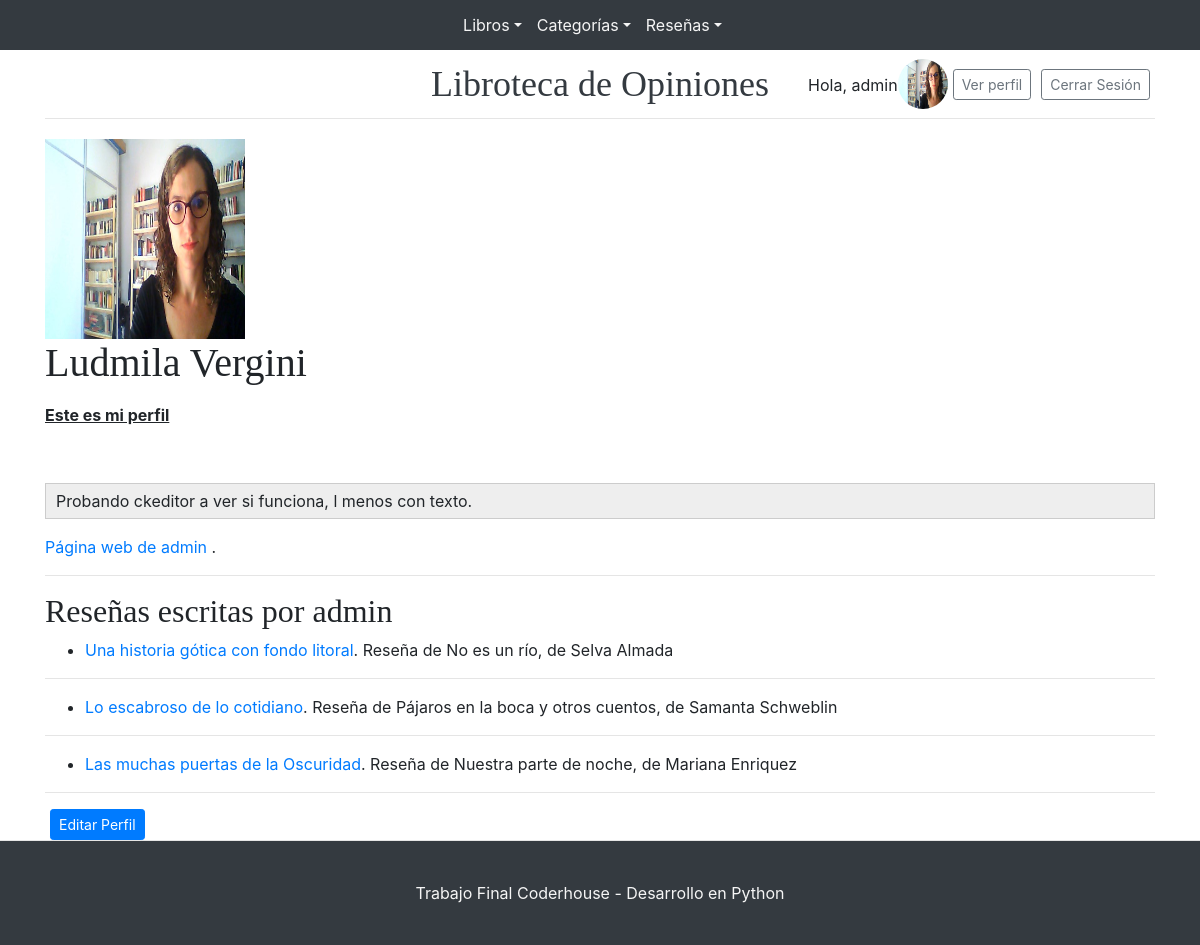
/accounts/profile/1 (signed in), run on the app's committed database.
### accounts/models.py (models this page shows, shortened)
class Perfil(models.Model):
    user = models.OneToOneField(User, on_delete=models.CASCADE)
    imagen = models.ImageField(default="default.jpg", upload_to="imagenesPerfil")
    descripcion = RichTextField(max_length=500, blank=True)
    pagina_web=models.URLField()

### Blog/models.py (models this page shows, shortened)
class Post(models.Model):
    titulo = models.CharField(max_length=250)
    subtitulo=models.CharField(max_length=250)
    autor=models.ForeignKey(User, on_delete=models.CASCADE)
    categoria=models.ForeignKey(Categoria, on_delete=models.SET_NULL, null=True, blank=True)
    libro=models.ForeignKey(Libro, on_delete=models.CASCADE, null=True)
    imagen=models.ImageField(null=True, blank=True, upload_to="imagenesBlog")
    cuerpo=RichTextField()
    fecha_publicacion=models.DateTimeField(auto_now_add=True)
    likes=models.ManyToManyField(User, related_name='likes')
    class Meta:
        ordering = ["-fecha_publicacion"]

### Libros/models.py (models this page shows, shortened)
class Libro(models.Model):
    titulo= models.CharField(max_length=100)
    isbn= models.CharField(max_length=30)
    fecha_publicacion = models.DateField()
    editorial = models.ForeignKey(Editorial,on_delete=models.CASCADE)
    autor = models.ForeignKey(Autor,on_delete=models.CASCADE)
    imagen=models.ImageField(upload_to="imagenesLibros", null=True, blank=True)
    class Meta:
        ordering = ["titulo"]

class Autor(models.Model):
    nombre= models.CharField(max_length=30)
    apellido= models.CharField(max_length=30)
    class Meta:
        ordering = ["apellido"]

### accounts/views.py (the view)
# urls.py: path('profile/<int:pk>',views.profile,name="profile"),
def profile(request, pk):
    usuario=User.objects.filter(pk=pk)
    if len(usuario)!=0:
        usuario=usuario[0]
        posts=Post.objects.filter(autor=usuario)
        return render(request, "accounts/profile.html", {"usuario":usuario, "posts":posts})
    else:
        return render(request, "Blog/inicio.html", {"mensaje":"No hay usuarios con esos datos"})

### accounts/templates/accounts/profile.html (shortened to what this page needs)
{% extends "Blog/padre_simple.html" %}
{% load static %}
{% block cuerpodelapagina %}
<img src="{{ usuario.perfil.imagen.url }}" width="200" height="200" >
<h1>{{usuario.first_name}} {{usuario.last_name}}</h1>
<p>{{usuario.perfil.descripcion|safe}}</p>
<a href="{{user.perfil.pagina_web}}" target="_blank">Página web de {{usuario.username}} </a>.
{% if posts %}
<hr>
<h2> Reseñas escritas por {{usuario.username}}</h2>
{% for post in posts %}
<ul>
    <li><a href="{% url 'PostVista' post.id %}"> {{ post.titulo }}</a>. Reseña de  {{ post.libro.titulo }}, de {{ post.libro.autor.nombre }} {{ post.libro.autor.apellido }} </li>
</ul>
<hr>
{% endfor %}
{% else %}
<p>{{usuario.username}} todavía no escribió ninguna reseña. </p>
{% endif %}
{% if request.user == usuario %}
<div class="links">
<a href="{% url 'editarPerfil' %}" class="btn btn-sm btn-primary">Editar Perfil</a>
</div>
{% endif %}
{% endblock %}

### Blog/templates/Blog/padre_simple.html (shortened to what this page needs)
<!doctype html>
<html lang="en">
  <head>
    {% load static %}
    <link href="{%static 'Blog/css/styles.css' %}" rel="stylesheet">
    <link href="{%static 'Blog/css/blog.css' %}" rel="stylesheet">
  </head>
  <body>
    <div class="navbar2 bg-dark">
        <div>
          <ul class="navbar-nav   text-center" style="padding-right:15px;">
            <li class="nav-item dropdown">
              <a class="nav-link dropdown-toggle" style="color:whitesmoke" href="#" data-toggle="dropdown" aria-expanded="false">Libros</a>
            </li>
            </ul>
        </div>
        <div>
          <ul class="navbar-nav  text-center" style="padding-right:15px;">
            <li class="nav-item dropdown">
              <a class="nav-link dropdown-toggle" style="color:whitesmoke" href="#" data-toggle="dropdown" aria-expanded="false">Categorías</a>
            </li>
          </ul>
        </div>
        <div>
          <ul class="navbar-nav  text-center" style="padding-right:15px;">
            <li class="nav-item dropdown">
            <a class="nav-link dropdown-toggle" style="color:whitesmoke" href="#" data-toggle="dropdown" aria-expanded="false">Reseñas</a>
          </li>
        </ul>
        </div>
      </div>
    <div class="container">
      <header class="blog-header py-3">
        <div class="row flex-nowrap justify-content-between align-items-center" style="display:flex;position:relative">
          <div class="col-md-12 text-center" style="flex:1 0 auto;text-align: center;">
            <a class="blog-header-logo text-dark" href="/">Libroteca de Opiniones</a>
          </div>
          <div class="col-4 d-flex justify-content-end align-items-center" style="position:absolute;right:0;">
            {% if not request.user.is_authenticated %}
              <a class="btn btn-sm btn-outline-secondary" href="{% url 'login' %}">Iniciar Sesión</a>
              <a class="btn btn-sm btn-outline-secondary" href="{% url 'signup' %}">Registrarse</a>
                {% else %}
                <p style="margin-top:18px">Hola, {{ user.username }}</p>
                <img src="{{ user.perfil.imagen.url }}" width="50" height="50" class="rounded-circle" alt="">
                <a class="btn btn-sm btn-outline-secondary" href="{% url 'profile' request.user.pk %}">Ver perfil</a>
                <a class="btn btn-sm btn-outline-secondary" href="{% url 'logout' %}">Cerrar Sesión</a>
                {% endif %}
          </div>
        </div>
      </header>
      {% block cuerpodelapagina %}
      {% endblock %}
    </div>
    <footer class="blog-footer bg-dark" style="color:whitesmoke" >
      <p>Trabajo Final Coderhouse - Desarrollo en Python</p>
    </footer>
  </body>
</html>

### Blog/static/Blog/css/blog.css (style rules this page uses)
.navbar2 { height: fit-content; padding: 5px; display: flex; justify-content: center; }
.btn { margin: 0 5px; }
.blog-header { line-height: 1; border-bottom: 1px solid #e5e5e5; margin-bottom: 20px; }
.blog-header-logo { font-family: "Playfair Display", Georgia, "Times New Roman", serif; font-size: 2.25rem; }
h1, h2, h3, h4, h5, h6 { font-family: "Playfair Display", Georgia, "Times New Roman", serif; }
.blog-footer { padding: 2.5rem 0; color: #999; text-align: center; background-color: #f9f9f9; border-top: .05rem solid #e5e5e5; }
.blog-footer p:last-child { margin-bottom: 0; }

### data on the page
Post: titulo "Una historia gótica con fondo litoral", libro.titulo "No es un río", libro.autor.nombre "Selva", libro.autor.apellido "Almada"
Post: titulo "Lo escabroso de lo cotidiano", libro.titulo "Pájaros en la boca y otros cuentos", libro.autor.nombre "Samanta", libro.autor.apellido "Schweblin"
Post: titulo "Las muchas puertas de la Oscuridad", libro.titulo "Nuestra parte de noche", libro.autor.nombre "Mariana", libro.autor.apellido "Enriquez"

### other printed values
{{ user.username }} "admin"
{{ usuario.first_name }} "Ludmila"
{{ usuario.last_name }} "Vergini"
{{ usuario.perfil.descripcion|safe }} "Este es mi perfil Probando ckeditor a ver si funciona, l menos con texto."
{{ usuario.username }} "admin"
